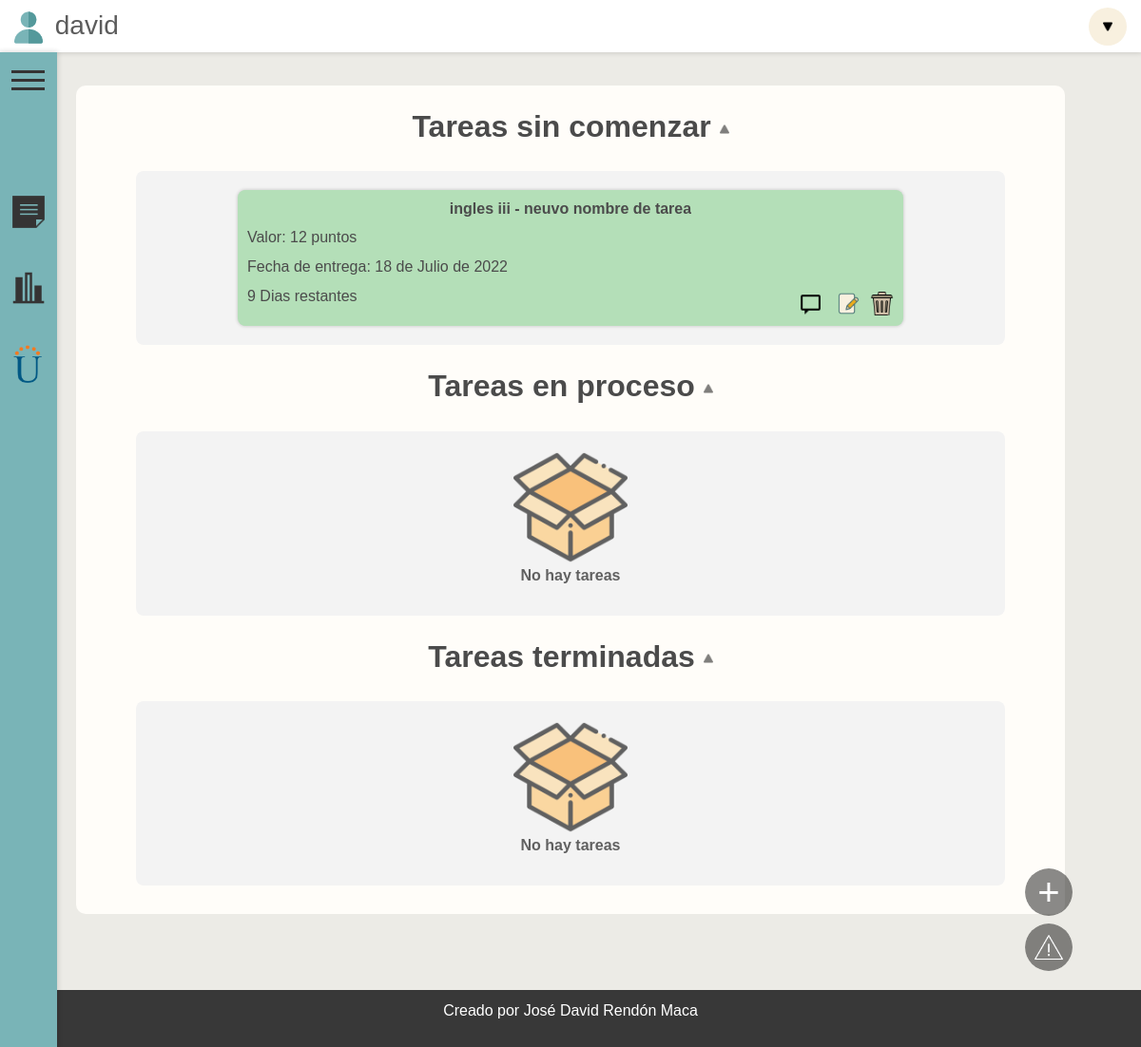
Before: / (signed in) with the older database file.
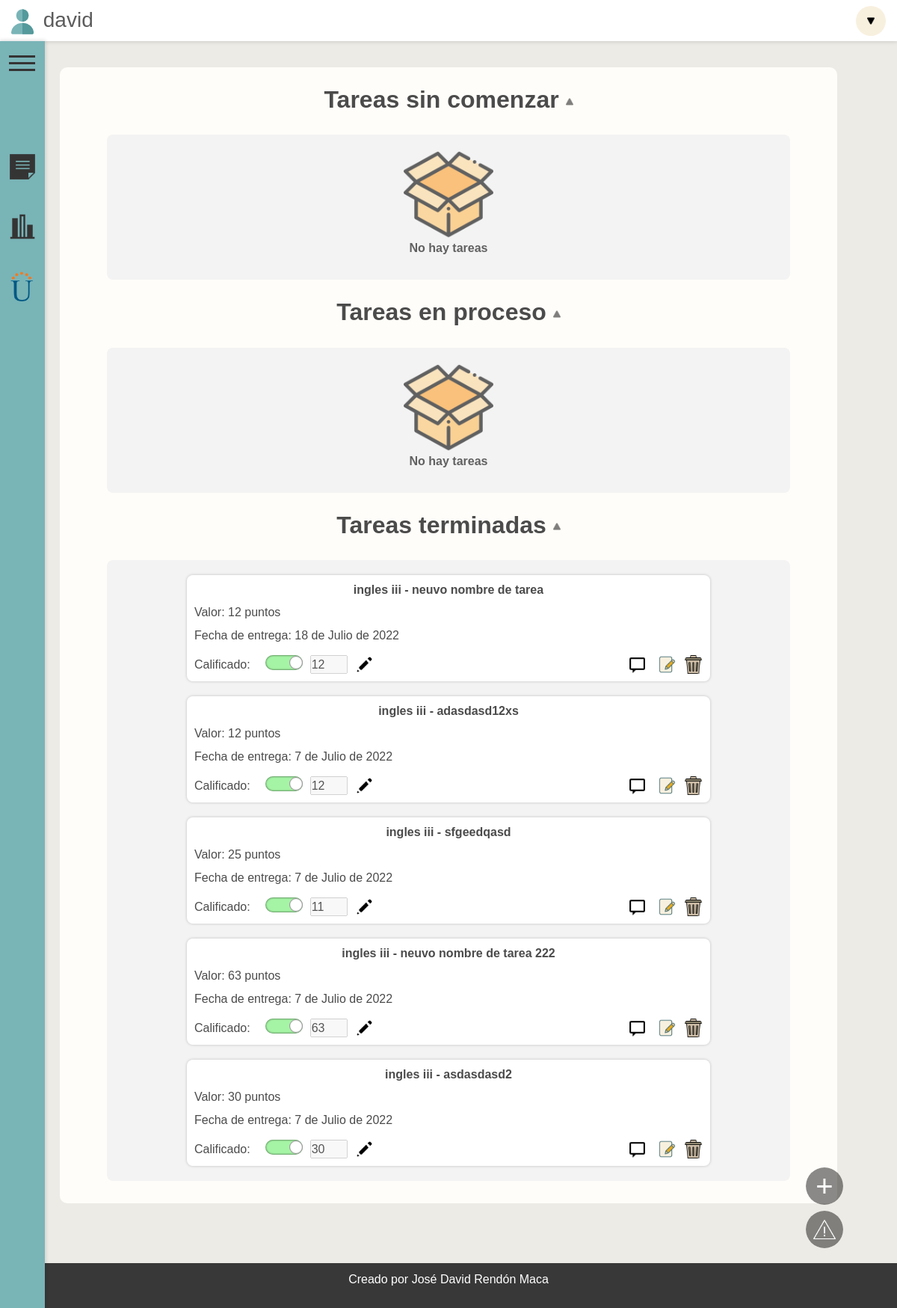
After: the same page with the newer database file.
### index/models.py (models this page shows)
class CursosYTareas(models.Model):
    curso = models.CharField(max_length=100)
    tarea = models.CharField(max_length=100)
    valor = models.IntegerField()
    estado = models.CharField(max_length=100)
    entrega = models.DateField(default=django.utils.timezone.now)
    usuario = models.CharField(default='usuario', max_length=100)
    anotacion = models.TextField(default="", max_length=10000)
    calificado = models.BooleanField(default=False)
    calificacion = models.IntegerField(default=0)

### index/views.py (the view)
# urls.py: path('', inicio, name="inicio", ),
@login_required
def inicio(request):
    usuario = request.user.username
    formTareasPendientes = CursosYTareas.objects.filter(estado="espera", usuario = usuario)
    formTareasProceso = CursosYTareas.objects.filter(estado="proceso", usuario = usuario)
    formTareasTerminadas = CursosYTareas.objects.filter(estado="terminada", usuario = usuario)
    diasRestantes = []
    for tarea in formTareasPendientes:
        diaRestante= tarea.entrega - datetime.date.today()
        diasRestantes.append((tarea.id, diaRestante.days))
    diasRestantesProceso = []
    for tarea in formTareasProceso:
        diaRestante= tarea.entrega - datetime.date.today()
        diasRestantesProceso.append((tarea.id, diaRestante.days))
    data={
        'formTareasPendientes':formTareasPendientes,
        'formTareasProceso':formTareasProceso,
        'formTareasTerminadas':formTareasTerminadas,
        'diasRestantes':diasRestantes,
        'diasRestantesProceso':diasRestantesProceso,
        'formAnotaciones': formAnotaciones()
    }
    return render(request, 'index/index.html', data)

### index/forms.py
class formAnotaciones(forms.ModelForm):
    class Meta:
        model = CursosYTareas
        fields=['curso', 'tarea', 'valor', 'estado', 'entrega', 'anotacion']
        widgets = {
            'anotacion':forms.Textarea(),
        }
    def __init__(self, *args, **kwargs):
        super(self.__class__, self).__init__(*args, **kwargs)
        self.fields['curso'].required = False
        self.fields['tarea'].required = False
        self.fields['valor'].required = False
        self.fields['estado'].required = False
        self.fields['entrega'].required = False

### index/templates/index/index.html (shortened to what the changed rows need)
{% extends 'index/base.html' %}
{% load static %}
{% block content %}
{% load widget_tweaks %}
<head>
    <link rel="stylesheet" href="{% static 'css/index.css' %}">
</head>
<div id="contenedor-pagina">
    <br><h2><strong onclick="colapsarContenedorTarea('Contenedor-Comenzar', 'titulo-comenzar-tarea', 'titulo-icon-comenzar')" class="titulo" id="titulo-comenzar-tarea" >Tareas sin comenzar <img class="titulo-icon" id="titulo-icon-comenzar" src="{%  static 'icons/icon-dropdown.png'  %}" alt=""></strong></h2>
    <div class="contenedor-contenedores " id="Contenedor-Comenzar">
            {% if formTareasPendientes.count == 0 %}
            <div class="contenedor-vacío"><img class="icon-vacio" src="{% static 'icons/icon-empty.png' %}" alt="">No hay tareas</div>
            {% endif %}
            {% for tarea in formTareasPendientes %}
            <div class="contenedor-tarea" id="contenedor-tarea-{{tarea.id}}">
                <div class="contenedor-curso-tarea">
                    <p  class="separacion"><strong>{{ tarea.curso }} - {{ tarea.tarea }}</strong></p>
                </div>
                <div>
                    <p >Valor: {{tarea.valor}} puntos</p>
                    <p class="separacion">Fecha de entrega: {{tarea.entrega}}</p>
                    <div class="contenedor-dias-botones">
                        {% for dias in diasRestantes %}
                            {% if dias.0 == tarea.id %}
                                {% if dias.1 < 0 %}
                                    <p>Plazo finalizado</p>
                                {% else %}
                                    <p>{{ dias.1 }} Dias restantes</p>
                                {% endif %}
                            {% endif %}
                        {% endfor %}
                        <div class="botones">
                            <div class="boton-icon-mensaje" onclick="scriptBackground('{{tarea.id}}')">
                                <a id="mensaje-{{tarea.id}}">
                                    <img class="botones-img" src="{% static 'icons/icon-topic.png' %}" alt="">
                                </a>
                            </div>
                            <div class="boton-icon-editar">
                                <a href="{%  url 'editarTarea' tarea.id %}">
                                    <img class="botones-img" src="{% static 'icons/icon-edit.png' %}" alt="">
                                </a>
                            </div><br> <br>
                            <div>
                                <a href="{%  url 'borrarCurso' tarea.id %}">
                                    <img class="botones-img" src="{% static 'icons/icon-borrar.png' %}" alt="">
                                </a>
                            </div><br> <br>
                        </div>
                    </div>
                </div>
            </div>
            {% endfor %}
    </div>
    <br><h2><strong class="titulo" onclick="colapsarContenedorTarea('Contenedor-Proceso', 'titulo-proceso-tarea', 'titulo-icon-proceso')" id="titulo-proceso-tarea">Tareas en proceso <img class="titulo-icon" id="titulo-icon-proceso" src="{%  static 'icons/icon-dropdown.png'  %}" alt=""></strong></h2>
    <br><h2><strong onclick="colapsarContenedorTarea('Contenedor-Terminado', 'titulo-terminado-tarea', 'titulo-icon-terminado')" id="titulo-terminado-tarea" class="titulo">Tareas terminadas <img class="titulo-icon" id="titulo-icon-terminado" src="{%  static 'icons/icon-dropdown.png'  %}" alt=""></strong></h2>
       <div class="contenedor-contenedores" id="Contenedor-Terminado" style="margin-bottom: 30px;">
                {% if formTareasTerminadas.count == 0 %}
                <div class="contenedor-vacío"><img class="icon-vacio" src="{% static 'icons/icon-empty.png' %}" alt="">No hay tareas</div>
                {% endif %}
                {% for tarea in formTareasTerminadas %}
                <div class="contenedor-tarea" id="contenedor-tarea-{{tarea.id}}">
                       <div class="contenedor-curso-tarea">
                           <p  class="separacion"><strong>{{ tarea.curso }} - {{ tarea.tarea }}</strong></p>
                       </div>
                       <div>
                           <p >Valor: {{tarea.valor}} puntos</p>
                           <p class="separacion">Fecha de entrega: {{tarea.entrega}}</p>
                           <div class="contenedor-dias-botones contenedor-dias-botones-termionada">
                                <div class="boton-agregar-calificacion" >
                                        <p>Calificado:</p>
                                        <div class="input-checker">
                                            <div class="selector-calificacion clickable" id="selector-{{tarea.id}}" onclick="clickBtnCalificado('{{tarea.id}}')">
                                                <div class="boton-interior" id="boton-interior-{{tarea.id}}">
                                                </div>
                                            </div>
                                            <form action="/editarCalificado/" method="POST">
                                                <div class="contenedor-numero-ok">
                                                    <div class="lineal" >
                                                        <input type="number" min="0" max="{{tarea.valor}}" id="insertar-nota-{{tarea.id}}" value="{{tarea.calificacion}}"  name="calif-tarea" disabled>
                                                        <div onclick="editarCalificacion('{{tarea.id}}')" style="display: none;" id="boton-edit-calif-{{tarea.id}}"><img src="{% static 'icons/icon-pencil.png' %}" alt="" class="botones-img clickable"></div>
                                                    </div>
                                                </div>
                                            </form>
                                        </div>
                                </div>
                                <div class="botones">
                                    <div class="boton-icon-mensaje" onclick="scriptBackground('{{tarea.id}}')">
                                        <a id="mensaje-{{tarea.id}}">
                                            <img class="botones-img" src="{% static 'icons/icon-topic.png' %}" alt="">
                                        </a>
                                    </div>
                                    <div class="boton-icon-editar">
                                        <a href="{%  url 'editarTarea' tarea.id %}">
                                            <img class="botones-img" src="{% static 'icons/icon-edit.png' %}" alt="">
                                        </a>
                                    </div><br> <br>
                                    <div>
                                        <a href="{%  url 'borrarCurso' tarea.id %}">
                                            <img class="botones-img" src="{% static 'icons/icon-borrar.png' %}" alt="">
                                        </a>
                                    </div><br> <br>
                                </div>
                            </div>
                        </div>
                    </div>
               {% endfor %}
       </div>
</div>
{% endblock content %}

Changed rows visible on the page:
changed CursosYTareas "neuvo nombre de tarea": moves from the list under "Tareas sin comenzar" to the list under "Tareas terminadas"
added CursosYTareas: curso "ingles iii", tarea "adasdasd12xs", valor "12", entrega "7 de Julio de 2022", calif-tarea "12", shown under "Tareas terminadas"
added CursosYTareas: curso "ingles iii", tarea "sfgeedqasd", valor "25", entrega "7 de Julio de 2022", calif-tarea "11", shown under "Tareas terminadas"
added CursosYTareas: curso "ingles iii", tarea "neuvo nombre de tarea 222", valor "63", entrega "7 de Julio de 2022", calif-tarea "63", shown under "Tareas terminadas"
added CursosYTareas: curso "ingles iii", tarea "asdasdasd2", valor "30", entrega "7 de Julio de 2022", calif-tarea "30", shown under "Tareas terminadas"
Other visible differences:
list line gone: "9 Dias restantes"
